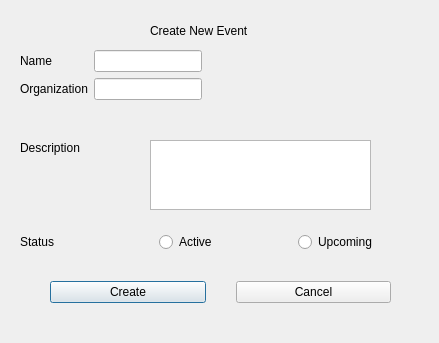
<?xml version="1.0" encoding="UTF-8"?>
<ui version="4.0">
 <class>eventCreateWindow</class>
 <widget class="QDialog" name="eventCreateWindow">
  <property name="geometry">
   <rect>
    <x>0</x>
    <y>0</y>
    <width>439</width>
    <height>343</height>
   </rect>
  </property>
  <property name="windowTitle">
   <string>Dialog</string>
  </property>
  <widget class="QLabel" name="eventCreateLabel">
   <property name="geometry">
    <rect>
     <x>150</x>
     <y>10</y>
     <width>201</width>
     <height>41</height>
    </rect>
   </property>
   <property name="text">
    <string>Create New Event</string>
   </property>
  </widget>
  <widget class="QWidget" name="layoutWidget">
   <property name="geometry">
    <rect>
     <x>20</x>
     <y>50</y>
     <width>401</width>
     <height>61</height>
    </rect>
   </property>
   <layout class="QFormLayout" name="formLayout">
    <property name="sizeConstraint">
     <enum>QLayout::SetFixedSize</enum>
    </property>
    <property name="topMargin">
     <number>0</number>
    </property>
    <item row="0" column="0">
     <widget class="QLabel" name="nameLabel">
      <property name="text">
       <string>Name</string>
      </property>
     </widget>
    </item>
    <item row="0" column="1">
     <widget class="QLineEdit" name="nameTF"/>
    </item>
    <item row="1" column="0">
     <widget class="QLabel" name="orgLabel">
      <property name="text">
       <string>Organization</string>
      </property>
     </widget>
    </item>
    <item row="1" column="1">
     <widget class="QLineEdit" name="orgTF"/>
    </item>
   </layout>
  </widget>
  <widget class="QLabel" name="descriptionLabel">
   <property name="geometry">
    <rect>
     <x>20</x>
     <y>140</y>
     <width>111</width>
     <height>16</height>
    </rect>
   </property>
   <property name="text">
    <string>Description</string>
   </property>
  </widget>
  <widget class="QPlainTextEdit" name="descrTextEdit">
   <property name="geometry">
    <rect>
     <x>150</x>
     <y>140</y>
     <width>221</width>
     <height>70</height>
    </rect>
   </property>
   <property name="sizePolicy">
    <sizepolicy hsizetype="Fixed" vsizetype="Fixed">
     <horstretch>0</horstretch>
     <verstretch>0</verstretch>
    </sizepolicy>
   </property>
  </widget>
  <widget class="QWidget" name="layoutWidget">
   <property name="geometry">
    <rect>
     <x>20</x>
     <y>280</y>
     <width>401</width>
     <height>24</height>
    </rect>
   </property>
   <layout class="QHBoxLayout" name="horizontalLayout">
    <property name="spacing">
     <number>30</number>
    </property>
    <property name="leftMargin">
     <number>30</number>
    </property>
    <property name="rightMargin">
     <number>30</number>
    </property>
    <item>
     <widget class="QPushButton" name="createButton">
      <property name="text">
       <string>Create</string>
      </property>
     </widget>
    </item>
    <item>
     <widget class="QPushButton" name="cancelButton">
      <property name="text">
       <string>Cancel</string>
      </property>
     </widget>
    </item>
   </layout>
  </widget>
  <widget class="QWidget" name="">
   <property name="geometry">
    <rect>
     <x>20</x>
     <y>230</y>
     <width>411</width>
     <height>24</height>
    </rect>
   </property>
   <layout class="QHBoxLayout" name="horizontalLayout_3">
    <property name="spacing">
     <number>6</number>
    </property>
    <item>
     <widget class="QLabel" name="statusLabel">
      <property name="text">
       <string>Status</string>
      </property>
     </widget>
    </item>
    <item>
     <widget class="QRadioButton" name="activeRadioButton">
      <property name="text">
       <string>Active</string>
      </property>
     </widget>
    </item>
    <item>
     <widget class="QRadioButton" name="upcomingRadioButton">
      <property name="text">
       <string>Upcoming</string>
      </property>
     </widget>
    </item>
   </layout>
  </widget>
 </widget>
 <resources/>
 <connections/>
</ui>
